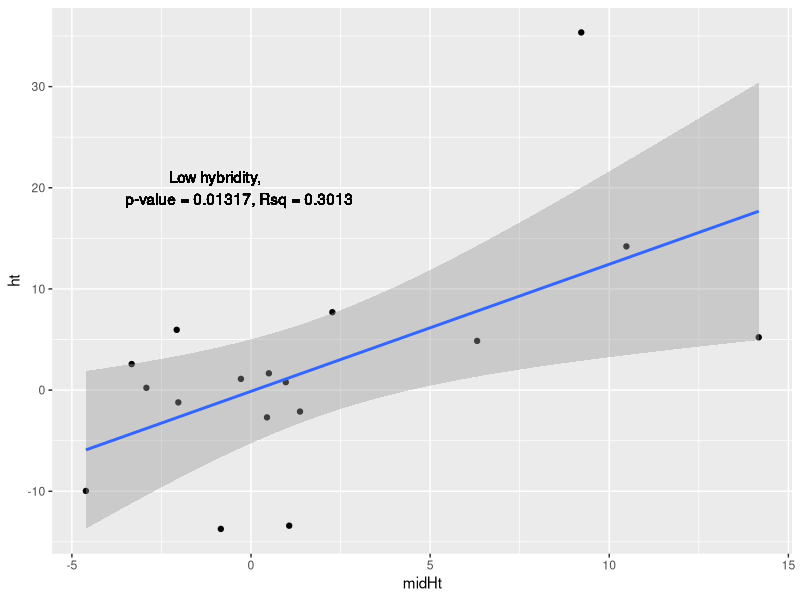
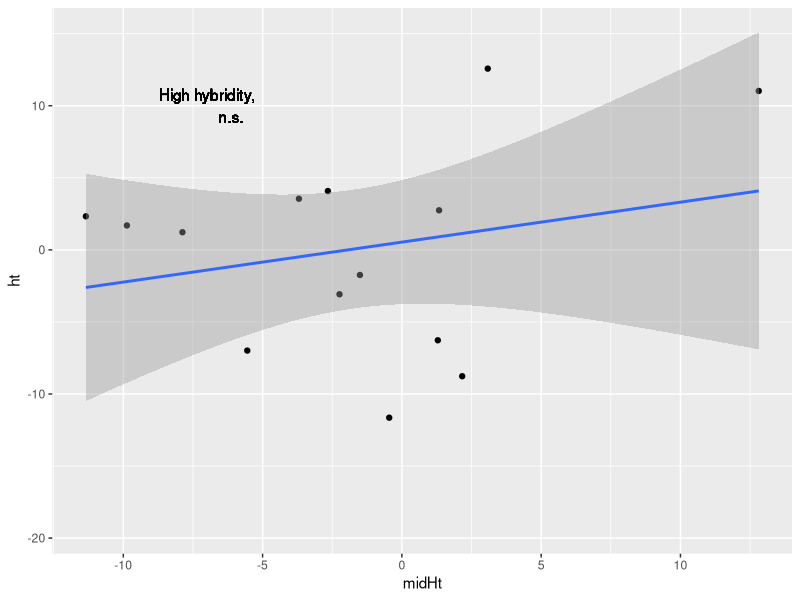
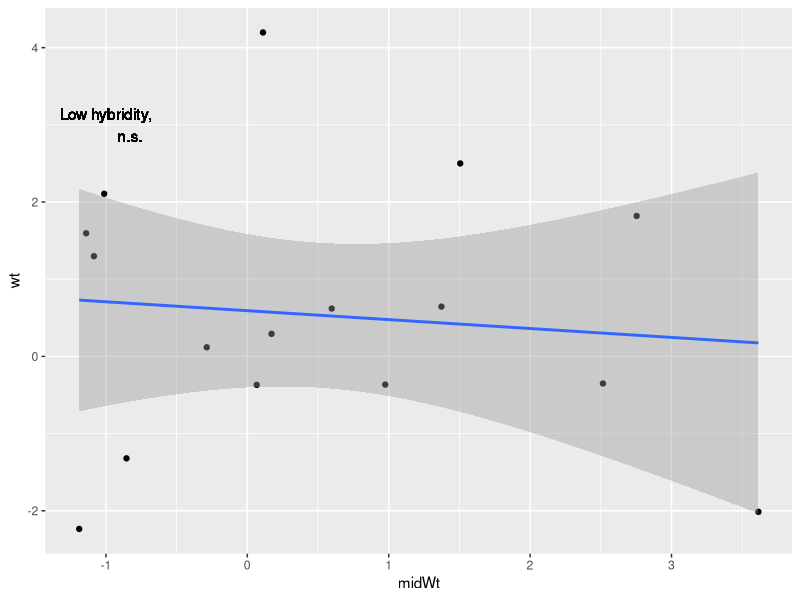
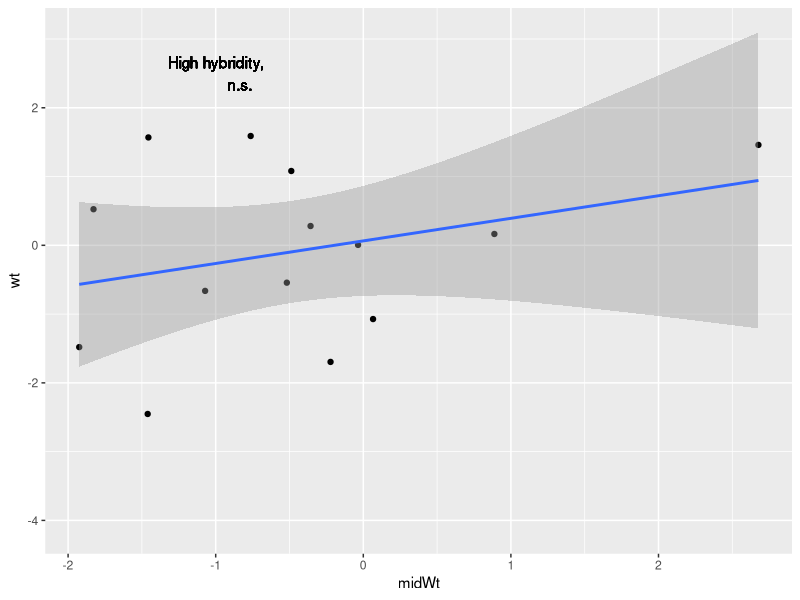
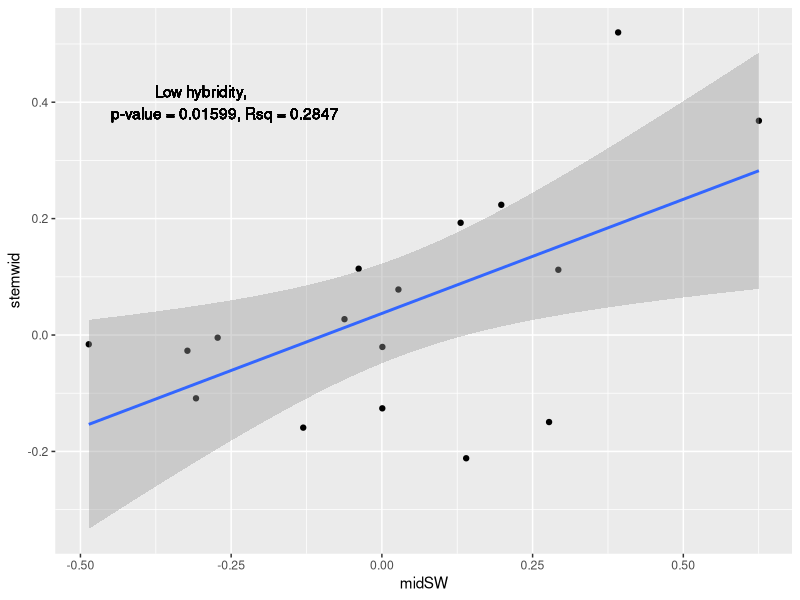
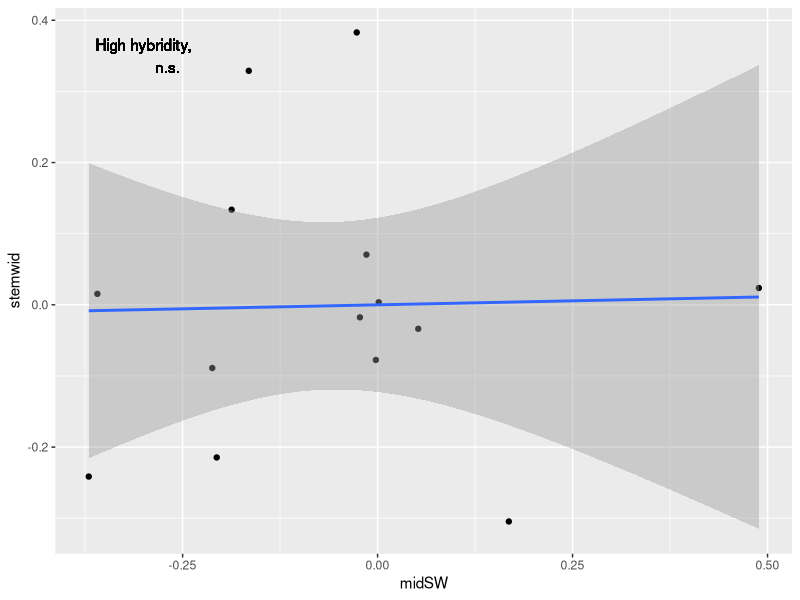
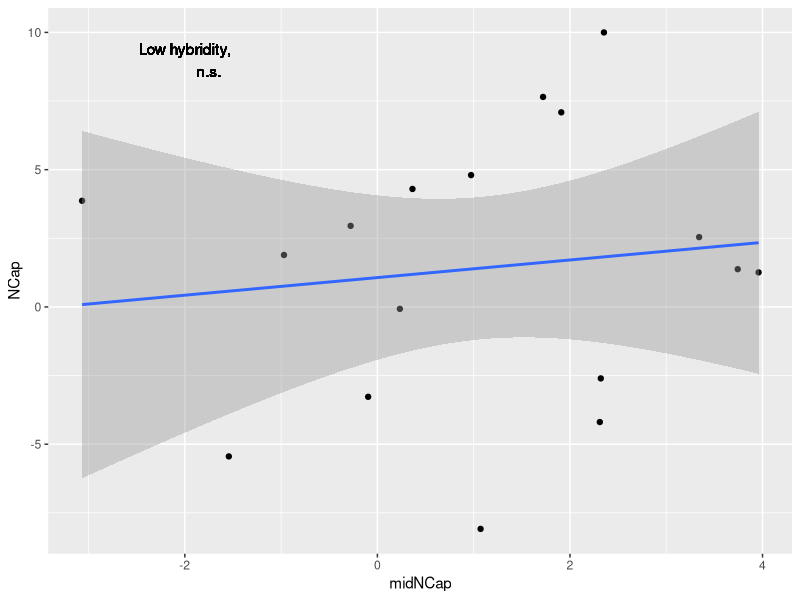
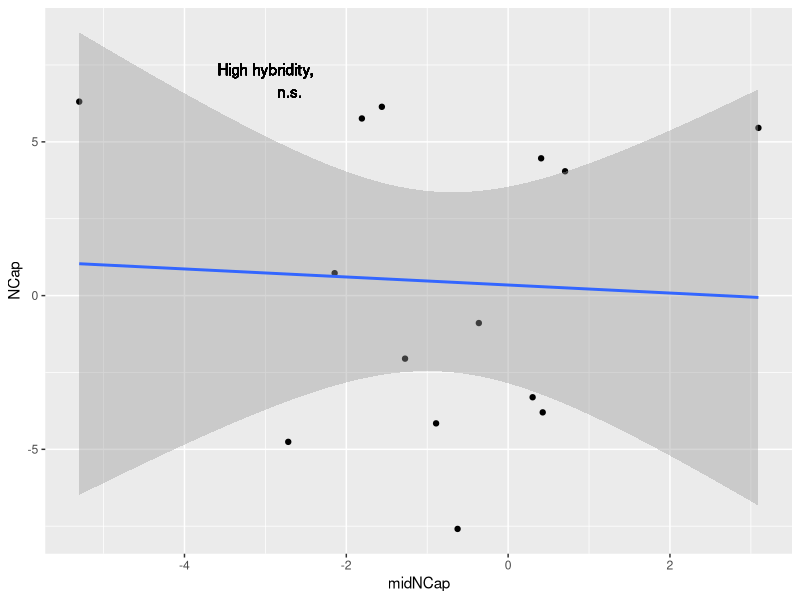

Recreate these plots in R, in order. (Note: this script raises an error after producing the figures.)
# do hybrids (ind with high diffK1) have higher heritability (i.e. higher evolutionary potential)
# June 20 2019
# ZMP

# load packages
library(tidyverse)

# load data
mid <- read.csv(file = 'midBLUPs.csv', header = T, sep = ',')
summary(mid)
# diffK1: median = 0.3331, mean = 0.4199
# make columns for midparent values
mid$midHt <- (mid$sireHt+mid$damHt)/2
mid$midWt <- (mid$sireWt+mid$damWt)/2
mid$midSW <- (mid$sireSW+mid$damSW)/2
mid$midNCap <- (mid$sireNCap+mid$damNCap)/2
mid$midHtNFl <- (mid$sireNFl+mid$damNFl)/2
mid$middff <- (mid$siredff+mid$damdff)/2
mid$midsla <- (mid$siresla+mid$damsla)/2

## quadratic variables
mid$midHtSq <- mid$midHt^2
mid$midWtSq <- mid$midWt^2
mid$midSWSq <- mid$midSW^2
mid$midNCapSq <- mid$midNCap^2
mid$midNFlSq <- mid$midHtNFl^2
mid$middffSq <- mid$middff^2
mid$midslaSq <- mid$midsla^2

lowH <- filter(mid, diffK1mean < 0.3331)
highH <- filter(mid, diffK1mean > 0.3331)

###############################
# Ht low
htlo <- lm(data =lowH,ht ~ midHt)
# htlo2 <- lm(data = lowH, ht ~ midHt + midHtSq)
summary(htlo)
# summary(htlo2)
# anova(htlo,htlo2)

ggplot(data = lowH, aes(x = midHt, y = ht)) +
  geom_point() +
  stat_smooth(method = "lm", size = 1) +
  geom_text(x=-1,y=20,label = "Low hybridity,
            p-value = 0.01317, Rsq = 0.3013")

ggsave(filename = "lowHHt.png",plot = last_plot())

# Ht High
hthi <- lm(data =highH,ht ~ midHt)
# hthi2 <- lm(data = highH, ht ~ midHt + midHtSq)
summary(hthi) # n.s.
# summary(hthi2)
# anova(hthi,hthi2)

ggplot(data = highH, aes(x = midHt, y = ht)) +
  geom_point() +
  stat_smooth(method = "lm", size = 1) +
  geom_text(x=-7,y=10,label = "High hybridity,
            n.s.")

ggsave(filename = "highHHt.png",plot = last_plot())

# Wt low
wtlo <- lm(data =lowH,wt ~ midWt)
# wtlo2 <- lm(data = lowH, wt ~ midWt + midWtSq)
summary(wtlo) # n.s.
# summary(wtlo2)
# anova(wtlo,wtlo2) ### neither sig

ggplot(data = lowH, aes(x = midWt, y = wt)) +
  geom_point() +
  stat_smooth(method = "lm", size = 1) +
  geom_text(x=-1.0,y=3,label = "Low hybridity,
            n.s.")

ggsave(filename = "lowHWt.png",plot = last_plot())

# Wt high
wthi <- lm(data =highH,wt ~ midWt)
# wthi2 <- lm(data = highH, wt ~ midWt + midWtSq)
summary(wthi) # n.s.
# summary(wthi2)
# anova(wthi,wthi2) ### neither sig

ggplot(data = highH, aes(x = midWt, y = wt)) +
  geom_point() +
  stat_smooth(method = "lm", size = 1) +
  geom_text(x=-1.0,y=2.5,label = "High hybridity,
            n.s.")

ggsave(filename = "highHWt.png",plot = last_plot())

# SW lo
swlo <- lm(data =lowH,stemwid ~ midSW)
# swlo2 <- lm(data = lowH, stemwid ~ midSW + midSWSq)
summary(swlo)
# summary(swlo2)
# anova(swlo,swlo2)

ggplot(data = lowH, aes(x = midSW, y = stemwid)) +
  geom_point() +
  stat_smooth(method = "lm", size = 1) +
  geom_text(x=-.3,y=0.4,label = "Low hybridity,
            p-value = 0.01599, Rsq = 0.2847")

ggsave(filename = "lowHSW.png",plot = last_plot())

# sw high
swhi <- lm(data =highH,stemwid ~ midSW)
# swhi2 <- lm(data = highH, stemwid ~ midSW + midSWSq)
summary(swhi)
# summary(swhi2)
# anova(swhi,swhi2)

ggplot(data = highH, aes(x = midSW, y = stemwid)) +
  geom_point() +
  stat_smooth(method = "lm", size = 1) +
  geom_text(x=-.3,y=0.35,label = "High hybridity,
            n.s.")

ggsave(filename = "highHSW.png",plot = last_plot())

# NCap low
nclo <- lm(data =lowH,NCap ~ midNCap)
nclo2 <- lm(data = lowH, NCap ~ midNCap + midNCapSq)
summary(nclo)
summary(nclo2)
anova(nclo,nclo2) #### neither sig

ggplot(data = lowH, aes(x = midNCap, y = NCap)) +
  geom_point() +
  stat_smooth(method = "lm", size = 1) +
  geom_text(x=-2,y=9,label = "Low hybridity,
            n.s.")

ggsave(filename = "lowHNCap.png",plot = last_plot())

# ncap high
nchi <- lm(data =highH,NCap ~ midNCap)
nchi2 <- lm(data = highH, NCap ~ midNCap + midNCapSq)
summary(nchi)
summary(nchi2)
anova(nchi,nchi2) #### neither sig

ggplot(data = highH, aes(x = midNCap, y = NCap)) +
  geom_point() +
  stat_smooth(method = "lm", size = 1) +
  geom_text(x=-3,y=7,label = "High hybridity,
            n.s.")

ggsave(filename = "highHNCap.png",plot = last_plot())

# NFl low
nflo <- lm(data =lowH,NFl ~ midHtNFl)
nflo2 <- lm(data = lowH, NFl ~ midHtNFl + midNFlSq)
summary(nflo)
summary(nflo2)
anova(nflo,nflo2)

ggplot(data = lowH, aes(x = midHtNFl, y = NFl)) +
  geom_point() +
  stat_smooth(method = "lm", size = 1) +
  geom_text(x=-1.2,y=10,label = "Low hybridity,
            p-value = 0.078 (n.s.), Rsq = 0.1391")

ggsave(filename = "lowHNFl.png",plot = last_plot())

#nFl high
nfhi <- lm(data =highH,NFl ~ midHtNFl)
# nfhi2 <- lm(data = highH, NFl ~ midHtNFl + midNFlSq)
summary(nfhi)
# summary(nfhi2)
# anova(nfhi,nfhi2)

ggplot(data = highH, aes(x = midHtNFl, y = NFl)) +
  geom_point() +
  stat_smooth(method = "lm", size = 1) +
  geom_text(x=-1.2,y=6,label = "High hybridity,
            p-value = 0.01074, Rsq = 0.3838")

ggsave(filename = "highHNFl.png",plot = last_plot())

# dff low
dfflo <- lm(data =lowH,dff ~ middff)
# dfflo2 <- lm(data = lowH, dff ~ middff + middffSq)
summary(dfflo)
# summary(dfflo2)
# anova(dfflo,dfflo2)

ggplot(data = lowH, aes(x = middff, y = dff)) +
  geom_point() +
  stat_smooth(method = "lm", size = 1) +
  geom_text(x=-1,y=5,label = "Low hybridity,
            p-value = 0.007884, Rsq = 0.3869")

ggsave(filename = "lowHDFF.png",plot = last_plot())

# dff high
dffhi <- lm(data =highH,dff ~ middff)
# dffhi2 <- lm(data = highH, dff ~ middff + middffSq)
summary(dffhi)
# summary(dffhi2)
# anova(dffhi,dffhi2)

ggplot(data = highH, aes(x = middff, y = dff)) +
  geom_point() +
  stat_smooth(method = "lm", size = 1) +
  geom_text(x=-2.5,y=5,label = "High hybridity,
            p-value = 0.02789, Rsq = 0.4074")

ggsave(filename = "highHDFF.png",plot = last_plot())

# sla low
# slalo <- lm(data =lowH,sla ~ midsla)
slalo2 <- lm(data = lowH, sla ~ midsla + midslaSq)
# summary(slalo)
summary(slalo2)
anova(slalo,slalo2) ###### sig

ggplot(data = lowH, aes(x = midsla, y = sla)) +
  geom_point() +
  stat_smooth(method = "lm", formula = y ~ x + I(x^2), size = 1) +
  geom_text(x=0,y=3e-14,label = "Low hybridity,
            p-value = 0.0929 (n.s.), Rsq = 0.2328")

ggsave(filename = "lowHSLA.png",plot = last_plot())

# sla high
slahi <- lm(data =highH,sla ~ midsla)
slahi2 <- lm(data = highH, sla ~ midsla + midslaSq)
summary(slahi)
summary(slahi2)
anova(slahi,slahi2) ###### not sig

ggplot(data = highH, aes(x = midsla, y = sla)) +
  geom_point() +
  stat_smooth(method = "lm", size = 1) +
  geom_text(x=0,y=2e-14,label = "High hybridity,
            n.s.")

ggsave(filename = "highHSLA.png",plot = last_plot())

# totFl lo
lowH$TotFl <- lowH$NCap + lowH$NFl
lowH$midTotFl <- lowH$midNCap + lowH$midHtNFl
lowH$midTotFlSq <- lowH$midTotFl^2

tflo <- lm(data =lowH,TotFl ~ midTotFl)
tflo2 <- lm(data = lowH, TotFl ~ midTotFl + midTotFlSq)
summary(tflo)
summary(tflo2)
anova(tflo,tflo2) ## n.s.

ggplot(data = lowH, aes(x = midTotFl, y = TotFl)) +
  geom_point() +
  stat_smooth(method = "lm", size = 1) +
  geom_text(x=-2.5,y=9,label = "Low Hybridity,
            n.s.")

ggsave(filename = "lowHTotFl.png",plot = last_plot())

### totFl high
highH$TotFl <- highH$NCap + highH$NFl
highH$midTotFl <- highH$midNCap + highH$midHtNFl
highH$midTotFlSq <- highH$midTotFl^2

tfhi <- lm(data =highH,TotFl ~ midTotFl)
tfhi2 <- lm(data = highH, TotFl ~ midTotFl + midTotFlSq)
summary(tfhi)
summary(tfhi2)
anova(tfhi,tfhi2) ## n.s.

ggplot(data = highH, aes(x = midTotFl, y = TotFl)) +
  geom_point() +
  stat_smooth(method = "lm", size = 1) +
  geom_text(x=-6,y=5,label = "High Hybridity,
            p-value = 0.899 (n.s.), Rsq = 0.156")

ggsave(filename = "highHTotFl.png",plot = last_plot())

#############

# trait  # lowH P  # highH P  # lowH R2  # highH R2
# height # 0.013   # n.s.     # 0.3013   # n.s.
# weight # n.s.    # n.s.     # n.s.     # n.s.
# StWid  # 0.016   # n.s.     # 0.2847   # n.s.
# NCap   # n.s.    # n.s.     # n.s.     # n.s.
# NFl    # n.s.    # 0.011    # n.s.     # 0.3838
# dFF    # 0.008   # 0.0279   # 0.3869   # 0.4074
# SLA    # n.s.    # n.s.     # n.s.     # n.s.
# totFl  # n.s.    # n.s.     # n.s.     # n.s.


